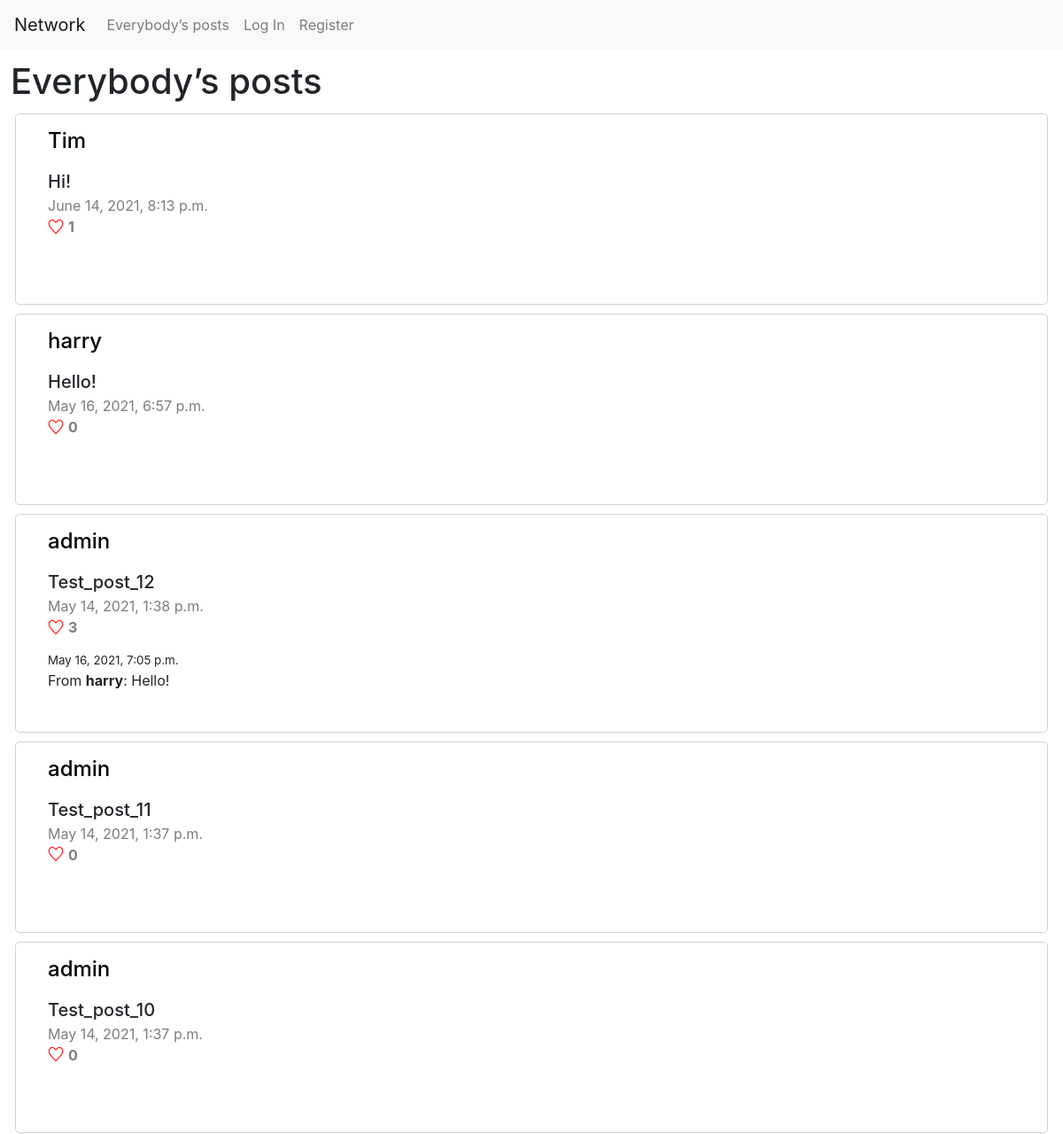
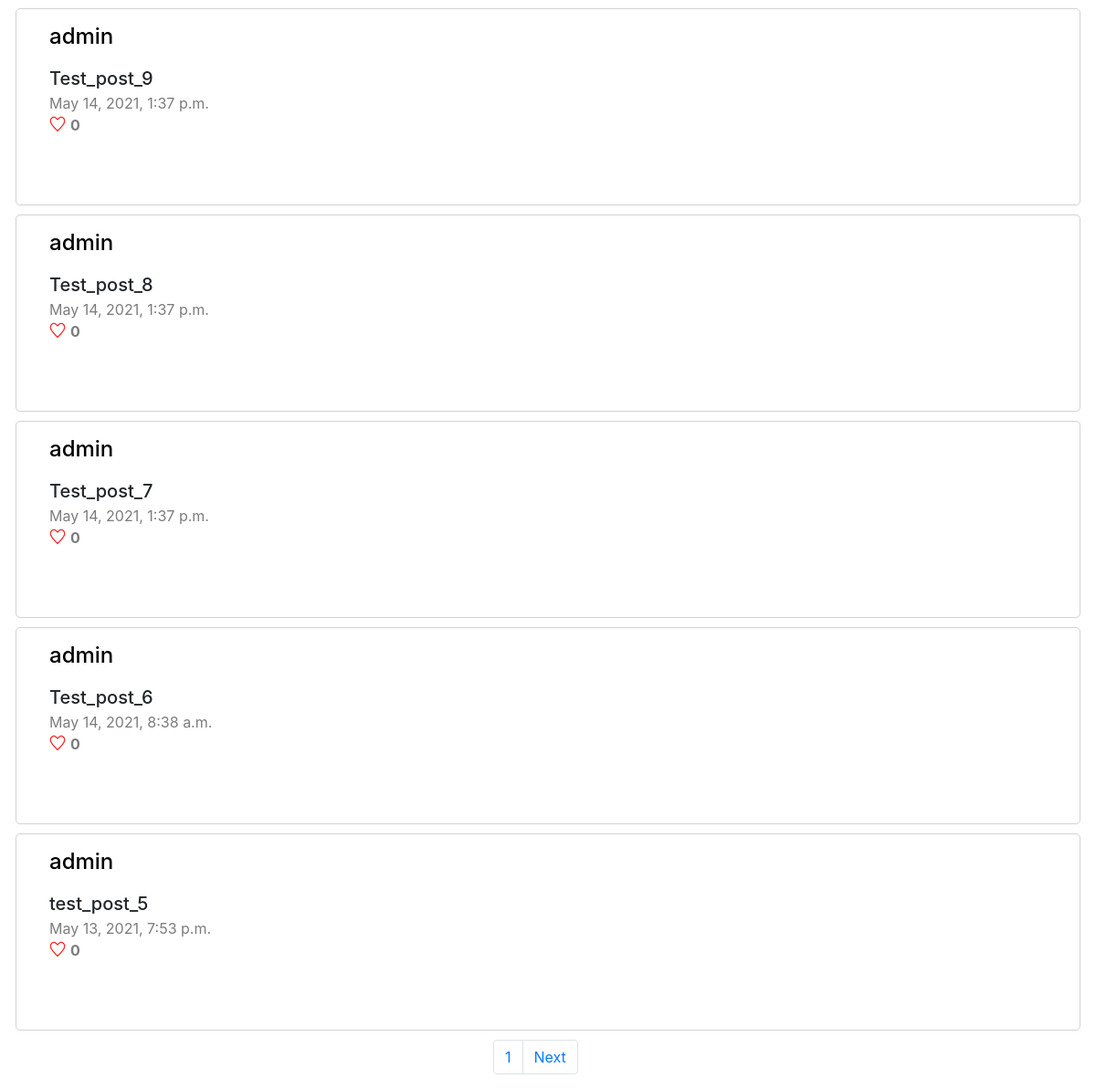
The page / on the database its author committed (2 pictures, top to bottom).
### network/models.py (models this page shows, shortened)
class Post(models.Model):
    author = models.ForeignKey(User, on_delete=models.CASCADE, related_name="posted_posts") # need to bee filled (check)
    text = models.TextField(max_length=255)
    timestamp = models.DateTimeField(auto_now_add=True)
    likes = models.ManyToManyField(User, blank=True, null=True, related_name='liked_posts')

class User(AbstractUser):
    followers = models.ManyToManyField("self", blank=True, null=True, symmetrical=False, related_name='+')
    follow_to = models.ManyToManyField('self', blank=True, null=True, symmetrical=False, related_name='+')

class Comment(models.Model):
    on_post = models.ForeignKey(Post, on_delete=models.CASCADE, related_name="comments")
    author = models.ForeignKey(User, on_delete=models.CASCADE, related_name="posted_comments") # need to bee filled (check)
    text = models.TextField(max_length=255)
    timestamp = models.DateTimeField(auto_now_add=True)
    likes = models.ManyToManyField(User, blank=True, null=True, related_name='liked_comments')

### network/views.py (the view, shortened to what this page needs)
# urls.py: path("", views.index, name="index"),
def index(request):
    posts_no_likes_count = Post.objects.all().order_by('-timestamp')
    posts = []
    for post in posts_no_likes_count:
        likes_count = post.likes.all().count()
        liked_post = False
        post_comments = [comment for comment in post.comments.all().order_by('-timestamp')]
        if request.user in post.likes.all(): liked_post = True
        posts.append((post, likes_count, liked_post, post_comments))
    paginator = Paginator(posts, 10)
    page_number = request.GET.get('page')
    posts = paginator.get_page(page_number)
    return render(request, "network/index.html", {
        'post_form': NewPostForm(),
        'posts': posts
    })

### network/templates/network/index.html (shortened to what this page needs)
{% extends "network/layout.html" %}
{% load static %}
{% block body %}
    <h1>Everybody’s posts</h1>
    <div id="posts_view" class="post_view">
        {% if posts %}
            {% for post, likes_count, liked_post, post_comments in posts %}
                <div class="post_area" id="post_{{ post.pk }}" data-post_id="{{ post.pk }}">
                    <p><h4><a href="/user/{{ post.author.pk }}" style='color:black'>{{ post.author.username }}</a></h4></p>
                    <div id="edit_box_{{ post.pk }}">
                        <div class="lh-sm" id='post_text_{{ post.pk }}'>{{ post.text }}</div>
                    </div>
                    <div class="grey">{{ post.timestamp }}</div>
                    {% if liked_post %}
                        <div class="grey"><img style="vertical-align: -12%; margin-right: 5px;" src="{% static 'network/filled_hart.png' %}" alt="like" width="18px" style="margin-right: 3px;" class="hart" id='hart_{{ post.pk }}' data-post_id="{{ post.pk }}" data-liked="true" data-is_auth="{{ user.is_authenticated }}"><b id="likes_count_{{ post.pk }}">{{ likes_count }}</b></div>
                    {% else %}
                        <div class="grey"><img style="vertical-align: -12%; margin-right: 5px;" src="{% static 'network/empty_hart.png' %}" alt="like" width="18px" style="margin-right: 3px;" class="hart" id='hart_{{ post.pk }}' data-post_id="{{ post.pk }}" data-liked="false" data-is_auth="{{ user.is_authenticated }}"><b id="likes_count_{{ post.pk }}">{{ likes_count }}</b></div>
                    {% endif %}
                    {% for comment in post_comments %}
                        <p id="comment_{{ comment.pk }}">
                            <div style="font-size: smaller;">{{ comment.timestamp }}</div>
                            <div>From <b>{{ comment.author.username }}</b>: {{ comment.text }}</div>
                        </p>
                    {% endfor %}
                </div>
            {% endfor %}
        {% endif %}
    </div>
    <nav aria-label="Page navigation example" style="margin: 10px; text-align: center; margin-left: 45%;">
        <ul class="pagination">
            <li class="page-item"><a class="page-link" href="#">{{ posts.number }}</a></li>
            {% if posts.has_next %}
                <li class="page-item"><a class="page-link" href="?page={{ posts.next_page_number }}">Next</a></li>
            {% endif %}
        </ul>
      </nav>
{% endblock %}

### network/templates/network/layout.html (shortened to what this page needs)
{% load static %}
<!DOCTYPE html>
<html lang="en">
    <head>
        <link rel="stylesheet" href="https://stackpath.bootstrapcdn.com/bootstrap/4.4.1/css/bootstrap.min.css">
        <link href="{% static 'network/styles.css' %}" rel="stylesheet">
    </head>
    <body>
        <nav class="navbar navbar-expand-lg navbar-light bg-light">
            <a class="navbar-brand" href="{% url 'index' %}">Network</a>
            <div>
              <ul class="navbar-nav mr-auto">
                <li class="nav-item">
                  <a class="nav-link" href="{% url 'index' %}">Everybody’s posts</a>
                </li>
                {% if user.is_authenticated %}
                    <li class="nav-item">
                        <a class="nav-link" href="{% url 'following' %}">Me and Following</a>
                    </li>
                    <li class="nav-item">
                        <a class="nav-link" href="{% url 'logout' %}">Log Out</a>
                    </li>
                {% else %}
                    <li class="nav-item">
                        <a class="nav-link" href="{% url 'login' %}">Log In</a>
                    </li>
                    <li class="nav-item">
                        <a class="nav-link" href="{% url 'register' %}">Register</a>
                    </li>
                {% endif %}
              </ul>
            </div>
          </nav>
        <div class="body">
            {% block body %}
            {% endblock %}
        </div>
    </body>
</html>

### network/static/network/styles.css (style rules this page uses)
.body > h1 { margin: 12px; }
.post_area { border: 1px solid #7c7c7d57; border-radius: 5px; margin-top: 10px; margin-left: 17px; margin-right: 17px; padding-left: 3%; padding-right: 3%; padding-bottom: 2.5%; min-height: 216px; }
.lh-sm { font-size: 20px; font-weight: 500; }
.grey { color: #7c7c7d; }

### rows shown on the page
Post: author.username "Tim", text "Hi!", timestamp "June 14, 2021, 8:13 p.m.", likes_count "1"
Post: author.username "harry", text "Hello!", timestamp "May 16, 2021, 6:57 p.m.", likes_count "0"
Post: author.username "admin", text "Test_post_12", timestamp "May 14, 2021, 1:38 p.m.", likes_count "3"
Comment: timestamp "May 16, 2021, 7:05 p.m.", author.username "harry", text "Hello!"
Post: author.username "admin", text "Test_post_11", timestamp "May 14, 2021, 1:37 p.m.", likes_count "0"
Post: author.username "admin", text "Test_post_10", timestamp "May 14, 2021, 1:37 p.m.", likes_count "0"
Post: author.username "admin", text "Test_post_9", timestamp "May 14, 2021, 1:37 p.m.", likes_count "0"
Post: author.username "admin", text "Test_post_8", timestamp "May 14, 2021, 1:37 p.m.", likes_count "0"
Post: author.username "admin", text "Test_post_7", timestamp "May 14, 2021, 1:37 p.m.", likes_count "0"
Post: author.username "admin", text "Test_post_6", timestamp "May 14, 2021, 8:38 a.m.", likes_count "0"
Post: author.username "admin", text "test_post_5", timestamp "May 13, 2021, 7:53 p.m.", likes_count "0"

### other values the page prints
{{ posts.number }} "1"
